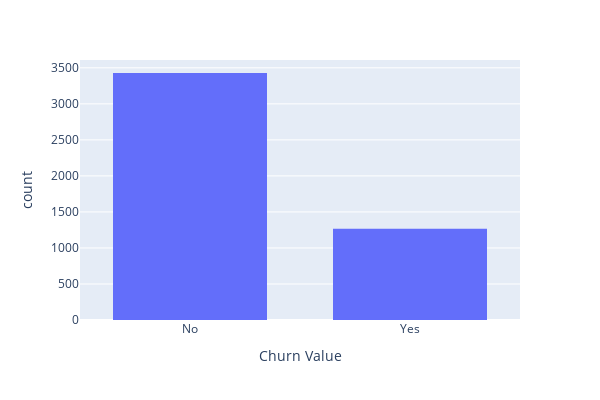

Source (notebook cell):
### Markdown cell above
## _Data Visualization_ <a class= "anchor" id="head"></a>

### Code cell
fig = px.histogram(telco_df, x ="Churn Value")
fig.update_layout(width=600, height=400, bargap=0.3)
fig.show()

### Figure 1 — Plotly figure (JSON) as saved in the notebook; plotly's stock layout.template omitted (floating-point values rounded to 4 significant figures; data arrays with more than 128 entries replaced by an {"elided": "..."} marker saying what was removed)
{"data": [{"alignmentgroup": "True", "bingroup": "x", "hovertemplate": "Churn Value=%{x}<br>count=%{y}<extra></extra>", "legendgroup": "", "marker": {"color": "#636efa", "pattern": {"shape": ""}}, "name": "", "offsetgroup": "", "orientation": "v", "showlegend": false, "type": "histogram", "x": {"elided": "4718 str values"}, "xaxis": "x", "yaxis": "y"}], "layout": {"bargap": 0.3, "barmode": "relative", "height": 400, "legend": {"tracegroupgap": 0}, "margin": {"t": 60}, "width": 600, "xaxis": {"anchor": "y", "domain": [0, 1], "title": {"text": "Churn Value"}}, "yaxis": {"anchor": "x", "domain": [0, 1], "title": {"text": "count"}}}}
